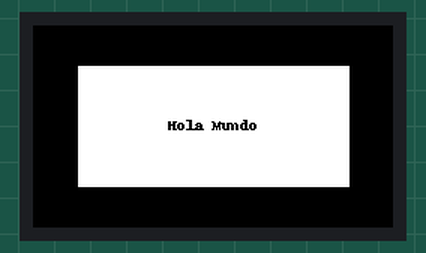
A program run on a simulated Raspberry Pi (BCM pin numbers). Parts: 240×135 colour display. Threads take turns every 2 ms; what the program prints to the terminal is not drawn.

Above: at 1.4 s.

The program:

display_st7789_pil.py
```python
import threading
import time

import gpiod
import spidev
from PIL import Image, ImageDraw, ImageFont

# Configuración de pines
SPI_CS = 8  # GPIO 8 (CE0)
SPI_DC = 6  # GPIO 6
RESET = 9  # GPIO 9
BACKLIGHT = 12  # GPIO 12

# Configuración del buzzer
BUZZER_PIN = 18

# Notas musicales para el buzzer
NOTES = {
    "E5": 659,
    "B4": 494,
    "C5": 523,
    "D5": 587,
    "A4": 440,
    "F4": 349,
    "G4": 392,
    "E4": 330,
}

# Tamaño del display
WIDTH = 240
HEIGHT = 135


class BuzzerController:
    def __init__(self):
        self.running = True
        self.thread = None
        self.melody = []
        self.note_durations = []
        self.play_event = threading.Event()  # Evento para controlar cuándo reproducir

        # Iniciar el hilo automáticamente
        self.thread = threading.Thread(target=self.buzzer_thread, daemon=True)
        self.thread.start()
        print("BuzzerController iniciado y esperando comandos")

    def set_melody(self, melody, note_durations):
        """Configurar la melodía a reproducir"""
        self.melody = melody
        self.note_durations = note_durations

    def play_now(self):
        """Solicitar que se reproduzca la melodía ahora"""
        if self.melody and self.note_durations:
            self.play_event.set()  # Activar el evento para reproducir
            print("Comando de reproducción enviado")

    def beep(self, freq_hz=444, duration=1.0):
        """Generar un beep con la frecuencia y duración especificada"""
        period = 1.0 / freq_hz
        half_period = period / 2
        cycles = int(duration * freq_hz)

        with gpiod.request_lines(
            "/dev/gpiochip4", consumer="buzzer-controller", config={BUZZER_PIN: gpiod.LineSettings(direction=gpiod.line.Direction.OUTPUT)}
        ) as request:
            for _ in range(cycles):
                if not self.running:  # Permitir interrumpir el beep
                    break
                request.set_values({BUZZER_PIN: gpiod.line.Value.ACTIVE})
                time.sleep(half_period)
                request.set_values({BUZZER_PIN: gpiod.line.Value.INACTIVE})
                time.sleep(half_period)

    def play_melody(self):
        """Reproducir la melodía completa"""
        if not self.melody or not self.note_durations:
            return

        for i in range(len(self.melody)):
            if not self.running:
                break
            freq = NOTES.get(self.melody[i], 440)  # Usar 440Hz por defecto si la nota no existe
            duration = self.note_durations[i] / 2
            self.beep(freq, duration)
            time.sleep(0.05)  # Pequeña pausa entre notas

    def buzzer_thread(self):
        """Hilo que espera comandos de reproducción"""
        while self.running:
            try:
                # Esperar hasta que se solicite reproducir una melodía
                self.play_event.wait()
                if not self.running:
                    break

                # Reproducir la melodía
                self.play_melody()

                # Limpiar el evento para la próxima reproducción
                self.play_event.clear()

            except Exception as e:
                print(f"Error en buzzer: {e}")
                break

    def start(self):
        """El hilo ya está iniciado automáticamente"""
        print("Buzzer ya está en funcionamiento, use play_now() para reproducir")

    def stop(self):
        """Detener el hilo del buzzer"""
        if self.running:
            self.running = False
            self.play_event.set()  # Despertar el hilo para que pueda terminar
            if self.thread and self.thread.is_alive():
                self.thread.join(timeout=2)
            print("Buzzer detenido")


class ST7789Display:
    def __init__(self):
        # Configurar SPI
        self.spi = spidev.SpiDev()
        self.spi.open(0, 0)  # Bus 0, Device 0
        self.spi.max_speed_hz = 24000000
        self.spi.mode = 0

        # Configurar GPIO usando gpiod
        self.chip = gpiod.Chip("/dev/gpiochip4")  # En RPi 5 es gpiochip4

        # Configurar líneas GPIO
        self.dc_line = self.chip.request_lines(consumer="st7789", config={SPI_DC: gpiod.LineSettings(direction=gpiod.line.Direction.OUTPUT)})

        self.reset_line = self.chip.request_lines(consumer="st7789", config={RESET: gpiod.LineSettings(direction=gpiod.line.Direction.OUTPUT)})

        self.backlight_line = self.chip.request_lines(
            consumer="st7789", config={BACKLIGHT: gpiod.LineSettings(direction=gpiod.line.Direction.OUTPUT)}
        )

        self.init_display()

    def write_command(self, cmd):
        """Enviar comando al display"""
        self.dc_line.set_value(SPI_DC, gpiod.line.Value.INACTIVE)  # DC low para comando
        self.spi.xfer2([cmd])

    def write_data(self, data):
        """Enviar datos al display"""
        self.dc_line.set_value(SPI_DC, gpiod.line.Value.ACTIVE)  # DC high para datos
        if isinstance(data, list):
            self.spi.xfer2(data)
        else:
            self.spi.xfer2([data])

    def reset_display(self):
        """Reset del display"""
        self.reset_line.set_value(RESET, gpiod.line.Value.ACTIVE)
        time.sleep(0.1)
        self.reset_line.set_value(RESET, gpiod.line.Value.INACTIVE)
        time.sleep(0.1)
        self.reset_line.set_value(RESET, gpiod.line.Value.ACTIVE)
        time.sleep(0.1)

    def init_display(self):
        """Inicializar el display ST7789"""
        # Encender backlight
        self.backlight_line.set_value(BACKLIGHT, gpiod.line.Value.ACTIVE)

        # Reset
        self.reset_display()

        # Comandos de inicialización ST7789
        self.write_command(0x01)  # Software reset
        time.sleep(0.15)

        self.write_command(0x11)  # Sleep out
        time.sleep(0.5)

        self.write_command(0x3A)  # Pixel format
        self.write_data(0x05)  # 16-bit color

        self.write_command(0x36)  # Memory access control
        self.write_data(0x70)  # RGB color filter panel

        # Configurar área de display
        self.write_command(0x2A)  # Column address set
        self.write_data([0x00, 0x00, 0x00, 0xEF])  # 0-239

        self.write_command(0x2B)  # Row address set
        self.write_data([0x00, 0x00, 0x00, 0x87])  # 0-135

        self.write_command(0x21)  # Invert display
        self.write_command(0x13)  # Normal display mode
        self.write_command(0x29)  # Display on
        time.sleep(0.1)

    def set_window(self, x0, y0, x1, y1):
        """Configurar ventana de escritura"""
        self.write_command(0x2A)  # Column address set
        self.write_data([x0 >> 8, x0 & 0xFF, x1 >> 8, x1 & 0xFF])

        self.write_command(0x2B)  # Row address set
        self.write_data([y0 >> 8, y0 & 0xFF, y1 >> 8, y1 & 0xFF])

        self.write_command(0x2C)  # Memory write

    def display_image(self, image):
        """Mostrar imagen en el display"""
        # Redimensionar imagen si es necesario
        if image.size != (WIDTH, HEIGHT):
            image = image.resize((WIDTH, HEIGHT))

        # Convertir a RGB565
        rgb_image = image.convert("RGB")
        pixels = list(rgb_image.getdata())

        # Configurar ventana completa
        self.set_window(0, 0, WIDTH - 1, HEIGHT - 1)

        # Convertir pixels a formato RGB565
        data = []
        for pixel in pixels:
            r, g, b = pixel
            # Convertir a RGB565
            r565 = (r >> 3) << 11
            g565 = (g >> 2) << 5
            b565 = b >> 3
            rgb565 = r565 | g565 | b565

            # Dividir en bytes (big endian)
            data.append((rgb565 >> 8) & 0xFF)
            data.append(rgb565 & 0xFF)

        # Enviar datos en chunks para evitar problemas de memoria
        chunk_size = 4096
        for i in range(0, len(data), chunk_size):
            chunk = data[i : i + chunk_size]
            self.write_data(chunk)

    def cleanup(self):
        """Limpiar recursos"""
        # Apagar el display
        self.write_command(0x28)  # Display off
        time.sleep(0.1)
        self.write_command(0x10)  # Sleep in
        time.sleep(0.1)
        # Apagar backlight
        self.backlight_line.set_value(BACKLIGHT, gpiod.line.Value.INACTIVE)
        # Ignorar errores si ya está desconectado

        # Cerrar recursos
        self.spi.close()
        self.dc_line.release()
        self.reset_line.release()
        self.backlight_line.release()
        self.chip.close()


def main():
    # Crear display
    display = ST7789Display()
    buzzer = BuzzerController()

    try:
        # Crear imagen con fondo negro
        image = Image.new("RGB", (WIDTH, HEIGHT), color=(0, 0, 0))
        draw = ImageDraw.Draw(image)

        # Dibujar rectángulo blanco centrado
        rect_width = 180
        rect_height = 80
        rect_x = (WIDTH - rect_width) // 2
        rect_y = (HEIGHT - rect_height) // 2

        draw.rectangle([rect_x, rect_y, rect_x + rect_width, rect_y + rect_height], fill=(255, 255, 255), outline=(255, 255, 255))

        font = ImageFont.load_default()

        text = "Hola Mundo"

        # Calcular posición centrada del texto
        bbox = draw.textbbox((0, 0), text, font=font)
        text_width = bbox[2] - bbox[0]
        text_height = bbox[3] - bbox[1]
        text_x = rect_x + (rect_width - text_width) // 2
        text_y = rect_y + (rect_height - text_height) // 2

        # Dibujar texto en negro
        draw.text((text_x, text_y), text, fill=(0, 0, 0), font=font)

        # Mostrar en el display
        display.display_image(image)

        # Configurar melodía
        buzzer.set_melody(
            melody=["E5", "B4", "C5", "D5", "C5", "B4", "A4", "A4", "C5", "E5", "D5", "C5", "B4", "B4", "C5", "D5", "E5", "C5", "A4", "A4"],
            note_durations=[0.5, 0.25, 0.25, 0.5, 0.25, 0.25, 0.5, 0.25, 0.25, 0.5, 0.25, 0.25, 0.5, 0.25, 0.25, 0.5, 0.5, 0.5, 0.5, 0.5],
        )

        print("Imagen mostrada en el display. Buzzer listo para reproducir.")

        # Mantener el programa corriendo
        while True:
            buzzer.play_now()
            time.sleep(3)

    except KeyboardInterrupt:
        print("\nSaliendo...")
    except Exception as e:
        print(f"Error: {e}")
    finally:
        # Detener buzzer primero
        buzzer.stop()
        # Luego limpiar display
        display.cleanup()


if __name__ == "__main__":
    main()
```
